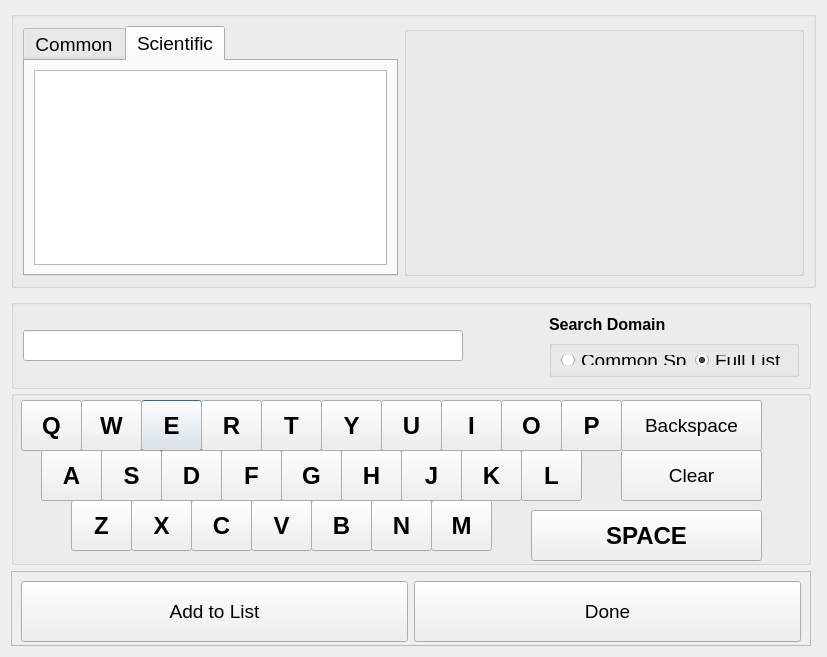
<?xml version="1.0" encoding="UTF-8"?>
<ui version="4.0">
 <class>Dialog</class>
 <widget class="QDialog" name="Dialog">
  <property name="windowModality">
   <enum>Qt::NonModal</enum>
  </property>
  <property name="geometry">
   <rect>
    <x>0</x>
    <y>0</y>
    <width>820</width>
    <height>628</height>
   </rect>
  </property>
  <property name="windowTitle">
   <string>Add Species</string>
  </property>
  <layout class="QVBoxLayout" name="verticalLayout_5">
   <item>
    <layout class="QVBoxLayout" name="verticalLayout_4">
     <item>
      <widget class="QGroupBox" name="horizontalGroupBox">
       <property name="sizePolicy">
        <sizepolicy hsizetype="Fixed" vsizetype="Fixed">
         <horstretch>0</horstretch>
         <verstretch>0</verstretch>
        </sizepolicy>
       </property>
       <property name="minimumSize">
        <size>
         <width>800</width>
         <height>250</height>
        </size>
       </property>
       <property name="maximumSize">
        <size>
         <width>800</width>
         <height>250</height>
        </size>
       </property>
       <layout class="QHBoxLayout" name="view_species_layout">
        <property name="sizeConstraint">
         <enum>QLayout::SetFixedSize</enum>
        </property>
        <item>
         <widget class="QTabWidget" name="nameTab">
          <property name="sizePolicy">
           <sizepolicy hsizetype="Fixed" vsizetype="Fixed">
            <horstretch>0</horstretch>
            <verstretch>0</verstretch>
           </sizepolicy>
          </property>
          <property name="minimumSize">
           <size>
            <width>375</width>
            <height>250</height>
           </size>
          </property>
          <property name="maximumSize">
           <size>
            <width>375</width>
            <height>300</height>
           </size>
          </property>
          <property name="font">
           <font>
            <pointsize>14</pointsize>
           </font>
          </property>
          <property name="currentIndex">
           <number>1</number>
          </property>
          <widget class="QWidget" name="tab">
           <attribute name="title">
            <string>Common</string>
           </attribute>
           <layout class="QHBoxLayout" name="horizontalLayout_4">
            <item>
             <widget class="QListWidget" name="lw_com">
              <property name="minimumSize">
               <size>
                <width>350</width>
                <height>125</height>
               </size>
              </property>
              <property name="maximumSize">
               <size>
                <width>350</width>
                <height>175</height>
               </size>
              </property>
              <property name="font">
               <font>
                <pointsize>14</pointsize>
               </font>
              </property>
             </widget>
            </item>
           </layout>
          </widget>
          <widget class="QWidget" name="tab_2">
           <attribute name="title">
            <string>Scientific</string>
           </attribute>
           <layout class="QHBoxLayout" name="horizontalLayout_2">
            <item>
             <widget class="QListWidget" name="lw_sci">
              <property name="font">
               <font>
                <pointsize>14</pointsize>
               </font>
              </property>
             </widget>
            </item>
           </layout>
          </widget>
         </widget>
        </item>
        <item>
         <widget class="QGroupBox" name="verticalGroupBox_3">
          <property name="sizePolicy">
           <sizepolicy hsizetype="Fixed" vsizetype="Fixed">
            <horstretch>0</horstretch>
            <verstretch>0</verstretch>
           </sizepolicy>
          </property>
          <property name="minimumSize">
           <size>
            <width>400</width>
            <height>250</height>
           </size>
          </property>
          <property name="maximumSize">
           <size>
            <width>400</width>
            <height>250</height>
           </size>
          </property>
          <layout class="QVBoxLayout" name="verticalLayout_6">
           <item>
            <widget class="QLabel" name="spcLabel">
             <property name="minimumSize">
              <size>
               <width>400</width>
               <height>75</height>
              </size>
             </property>
             <property name="maximumSize">
              <size>
               <width>400</width>
               <height>75</height>
              </size>
             </property>
             <property name="font">
              <font>
               <pointsize>18</pointsize>
              </font>
             </property>
             <property name="text">
              <string/>
             </property>
            </widget>
           </item>
           <item>
            <widget class="QLabel" name="picLabel">
             <property name="minimumSize">
              <size>
               <width>400</width>
               <height>125</height>
              </size>
             </property>
             <property name="maximumSize">
              <size>
               <width>400</width>
               <height>125</height>
              </size>
             </property>
             <property name="frameShape">
              <enum>QFrame::NoFrame</enum>
             </property>
             <property name="frameShadow">
              <enum>QFrame::Plain</enum>
             </property>
             <property name="text">
              <string/>
             </property>
            </widget>
           </item>
          </layout>
         </widget>
        </item>
       </layout>
      </widget>
     </item>
     <item>
      <widget class="QGroupBox" name="horizontalGroupBox_2">
       <property name="minimumSize">
        <size>
         <width>800</width>
         <height>90</height>
        </size>
       </property>
       <property name="maximumSize">
        <size>
         <width>800</width>
         <height>80</height>
        </size>
       </property>
       <layout class="QHBoxLayout" name="horizontalLayout_8">
        <item>
         <widget class="QLineEdit" name="le_species">
          <property name="font">
           <font>
            <pointsize>14</pointsize>
           </font>
          </property>
         </widget>
        </item>
        <item>
         <spacer name="horizontalSpacer_2">
          <property name="orientation">
           <enum>Qt::Horizontal</enum>
          </property>
          <property name="sizeType">
           <enum>QSizePolicy::Fixed</enum>
          </property>
          <property name="sizeHint" stdset="0">
           <size>
            <width>80</width>
            <height>20</height>
           </size>
          </property>
         </spacer>
        </item>
        <item>
         <layout class="QVBoxLayout" name="verticalLayout">
          <item>
           <widget class="QLabel" name="label">
            <property name="sizePolicy">
             <sizepolicy hsizetype="Fixed" vsizetype="Fixed">
              <horstretch>0</horstretch>
              <verstretch>0</verstretch>
             </sizepolicy>
            </property>
            <property name="minimumSize">
             <size>
              <width>250</width>
              <height>20</height>
             </size>
            </property>
            <property name="maximumSize">
             <size>
              <width>250</width>
              <height>20</height>
             </size>
            </property>
            <property name="font">
             <font>
              <pointsize>12</pointsize>
              <bold>true</bold>
             </font>
            </property>
            <property name="text">
             <string>Search Domain</string>
            </property>
            <property name="alignment">
             <set>Qt::AlignLeading|Qt::AlignLeft|Qt::AlignVCenter</set>
            </property>
           </widget>
          </item>
          <item>
           <widget class="QGroupBox" name="groupBox_2">
            <property name="sizePolicy">
             <sizepolicy hsizetype="Fixed" vsizetype="Fixed">
              <horstretch>0</horstretch>
              <verstretch>0</verstretch>
             </sizepolicy>
            </property>
            <property name="minimumSize">
             <size>
              <width>250</width>
              <height>25</height>
             </size>
            </property>
            <property name="maximumSize">
             <size>
              <width>250</width>
              <height>40</height>
             </size>
            </property>
            <property name="title">
             <string/>
            </property>
            <layout class="QHBoxLayout" name="horizontalLayout_3">
             <item>
              <widget class="QRadioButton" name="r_com">
               <property name="font">
                <font>
                 <pointsize>14</pointsize>
                </font>
               </property>
               <property name="text">
                <string>Common Sp</string>
               </property>
              </widget>
             </item>
             <item>
              <widget class="QRadioButton" name="r_full">
               <property name="font">
                <font>
                 <pointsize>14</pointsize>
                </font>
               </property>
               <property name="text">
                <string>Full List</string>
               </property>
               <property name="checked">
                <bool>true</bool>
               </property>
               <property name="autoRepeat">
                <bool>false</bool>
               </property>
              </widget>
             </item>
            </layout>
           </widget>
          </item>
         </layout>
        </item>
       </layout>
      </widget>
     </item>
     <item>
      <widget class="QGroupBox" name="groupBox">
       <property name="sizePolicy">
        <sizepolicy hsizetype="Fixed" vsizetype="Fixed">
         <horstretch>0</horstretch>
         <verstretch>0</verstretch>
        </sizepolicy>
       </property>
       <property name="minimumSize">
        <size>
         <width>800</width>
         <height>175</height>
        </size>
       </property>
       <property name="maximumSize">
        <size>
         <width>800</width>
         <height>175</height>
        </size>
       </property>
       <property name="title">
        <string/>
       </property>
       <widget class="QPushButton" name="E_Btn">
        <property name="geometry">
         <rect>
          <x>130</x>
          <y>10</y>
          <width>61</width>
          <height>51</height>
         </rect>
        </property>
        <property name="font">
         <font>
          <pointsize>18</pointsize>
          <bold>true</bold>
         </font>
        </property>
        <property name="text">
         <string>E</string>
        </property>
       </widget>
       <widget class="QPushButton" name="I_Btn">
        <property name="geometry">
         <rect>
          <x>430</x>
          <y>10</y>
          <width>61</width>
          <height>51</height>
         </rect>
        </property>
        <property name="font">
         <font>
          <pointsize>18</pointsize>
          <bold>true</bold>
         </font>
        </property>
        <property name="text">
         <string>I</string>
        </property>
       </widget>
       <widget class="QPushButton" name="O_Btn">
        <property name="geometry">
         <rect>
          <x>490</x>
          <y>10</y>
          <width>61</width>
          <height>51</height>
         </rect>
        </property>
        <property name="font">
         <font>
          <pointsize>18</pointsize>
          <bold>true</bold>
         </font>
        </property>
        <property name="text">
         <string>O</string>
        </property>
       </widget>
       <widget class="QPushButton" name="U_Btn">
        <property name="geometry">
         <rect>
          <x>370</x>
          <y>10</y>
          <width>61</width>
          <height>51</height>
         </rect>
        </property>
        <property name="font">
         <font>
          <pointsize>18</pointsize>
          <bold>true</bold>
         </font>
        </property>
        <property name="text">
         <string>U</string>
        </property>
       </widget>
       <widget class="QPushButton" name="N_Btn">
        <property name="geometry">
         <rect>
          <x>360</x>
          <y>110</y>
          <width>61</width>
          <height>51</height>
         </rect>
        </property>
        <property name="font">
         <font>
          <pointsize>18</pointsize>
          <bold>true</bold>
         </font>
        </property>
        <property name="text">
         <string>N</string>
        </property>
       </widget>
       <widget class="QPushButton" name="D_Btn">
        <property name="geometry">
         <rect>
          <x>150</x>
          <y>60</y>
          <width>61</width>
          <height>51</height>
         </rect>
        </property>
        <property name="font">
         <font>
          <pointsize>18</pointsize>
          <bold>true</bold>
         </font>
        </property>
        <property name="text">
         <string>D</string>
        </property>
       </widget>
       <widget class="QPushButton" name="G_Btn">
        <property name="geometry">
         <rect>
          <x>270</x>
          <y>60</y>
          <width>61</width>
          <height>51</height>
         </rect>
        </property>
        <property name="font">
         <font>
          <pointsize>18</pointsize>
          <bold>true</bold>
         </font>
        </property>
        <property name="text">
         <string>G</string>
        </property>
       </widget>
       <widget class="QPushButton" name="K_Btn">
        <property name="geometry">
         <rect>
          <x>450</x>
          <y>60</y>
          <width>61</width>
          <height>51</height>
         </rect>
        </property>
        <property name="font">
         <font>
          <pointsize>18</pointsize>
          <bold>true</bold>
         </font>
        </property>
        <property name="text">
         <string>K</string>
        </property>
       </widget>
       <widget class="QPushButton" name="R_Btn">
        <property name="geometry">
         <rect>
          <x>190</x>
          <y>10</y>
          <width>61</width>
          <height>51</height>
         </rect>
        </property>
        <property name="font">
         <font>
          <pointsize>18</pointsize>
          <bold>true</bold>
         </font>
        </property>
        <property name="text">
         <string>R</string>
        </property>
       </widget>
       <widget class="QPushButton" name="F_Btn">
        <property name="geometry">
         <rect>
          <x>210</x>
          <y>60</y>
          <width>61</width>
          <height>51</height>
         </rect>
        </property>
        <property name="font">
         <font>
          <pointsize>18</pointsize>
          <bold>true</bold>
         </font>
        </property>
        <property name="text">
         <string>F</string>
        </property>
       </widget>
       <widget class="QPushButton" name="P_Btn">
        <property name="geometry">
         <rect>
          <x>550</x>
          <y>10</y>
          <width>61</width>
          <height>51</height>
         </rect>
        </property>
        <property name="font">
         <font>
          <pointsize>18</pointsize>
          <bold>true</bold>
         </font>
        </property>
        <property name="text">
         <string>P</string>
        </property>
       </widget>
       <widget class="QPushButton" name="Q_Btn">
        <property name="geometry">
         <rect>
          <x>10</x>
          <y>10</y>
          <width>61</width>
          <height>51</height>
         </rect>
        </property>
        <property name="font">
         <font>
          <pointsize>18</pointsize>
          <bold>true</bold>
         </font>
        </property>
        <property name="text">
         <string>Q</string>
        </property>
       </widget>
       <widget class="QPushButton" name="T_Btn">
        <property name="geometry">
         <rect>
          <x>250</x>
          <y>10</y>
          <width>61</width>
          <height>51</height>
         </rect>
        </property>
        <property name="font">
         <font>
          <pointsize>18</pointsize>
          <bold>true</bold>
         </font>
        </property>
        <property name="text">
         <string>T</string>
        </property>
       </widget>
       <widget class="QPushButton" name="L_Btn">
        <property name="geometry">
         <rect>
          <x>510</x>
          <y>60</y>
          <width>61</width>
          <height>51</height>
         </rect>
        </property>
        <property name="font">
         <font>
          <pointsize>18</pointsize>
          <bold>true</bold>
         </font>
        </property>
        <property name="text">
         <string>L</string>
        </property>
       </widget>
       <widget class="QPushButton" name="W_Btn">
        <property name="geometry">
         <rect>
          <x>70</x>
          <y>10</y>
          <width>61</width>
          <height>51</height>
         </rect>
        </property>
        <property name="font">
         <font>
          <pointsize>18</pointsize>
          <bold>true</bold>
         </font>
        </property>
        <property name="text">
         <string>W</string>
        </property>
       </widget>
       <widget class="QPushButton" name="V_Btn">
        <property name="geometry">
         <rect>
          <x>240</x>
          <y>110</y>
          <width>61</width>
          <height>51</height>
         </rect>
        </property>
        <property name="font">
         <font>
          <pointsize>18</pointsize>
          <bold>true</bold>
         </font>
        </property>
        <property name="text">
         <string>V</string>
        </property>
       </widget>
       <widget class="QPushButton" name="S_Btn">
        <property name="geometry">
         <rect>
          <x>90</x>
          <y>60</y>
          <width>61</width>
          <height>51</height>
         </rect>
        </property>
        <property name="font">
         <font>
          <pointsize>18</pointsize>
          <bold>true</bold>
         </font>
        </property>
        <property name="text">
         <string>S</string>
        </property>
       </widget>
       <widget class="QPushButton" name="M_Btn">
        <property name="geometry">
         <rect>
          <x>420</x>
          <y>110</y>
          <width>61</width>
          <height>51</height>
         </rect>
        </property>
        <property name="font">
         <font>
          <pointsize>18</pointsize>
          <bold>true</bold>
         </font>
        </property>
        <property name="text">
         <string>M</string>
        </property>
       </widget>
       <widget class="QPushButton" name="Y_Btn">
        <property name="geometry">
         <rect>
          <x>310</x>
          <y>10</y>
          <width>61</width>
          <height>51</height>
         </rect>
        </property>
        <property name="font">
         <font>
          <pointsize>18</pointsize>
          <bold>true</bold>
         </font>
        </property>
        <property name="text">
         <string>Y</string>
        </property>
       </widget>
       <widget class="QPushButton" name="X_Btn">
        <property name="geometry">
         <rect>
          <x>120</x>
          <y>110</y>
          <width>61</width>
          <height>51</height>
         </rect>
        </property>
        <property name="font">
         <font>
          <pointsize>18</pointsize>
          <bold>true</bold>
         </font>
        </property>
        <property name="text">
         <string>X</string>
        </property>
       </widget>
       <widget class="QPushButton" name="A_Btn">
        <property name="geometry">
         <rect>
          <x>30</x>
          <y>60</y>
          <width>61</width>
          <height>51</height>
         </rect>
        </property>
        <property name="font">
         <font>
          <pointsize>18</pointsize>
          <bold>true</bold>
         </font>
        </property>
        <property name="text">
         <string>A</string>
        </property>
       </widget>
       <widget class="QPushButton" name="H_Btn">
        <property name="geometry">
         <rect>
          <x>330</x>
          <y>60</y>
          <width>61</width>
          <height>51</height>
         </rect>
        </property>
        <property name="font">
         <font>
          <pointsize>18</pointsize>
          <bold>true</bold>
         </font>
        </property>
        <property name="text">
         <string>H</string>
        </property>
       </widget>
       <widget class="QPushButton" name="J_Btn">
        <property name="geometry">
         <rect>
          <x>390</x>
          <y>60</y>
          <width>61</width>
          <height>51</height>
         </rect>
        </property>
        <property name="font">
         <font>
          <pointsize>18</pointsize>
          <bold>true</bold>
         </font>
        </property>
        <property name="text">
         <string>J</string>
        </property>
       </widget>
       <widget class="QPushButton" name="Z_Btn">
        <property name="geometry">
         <rect>
          <x>60</x>
          <y>110</y>
          <width>61</width>
          <height>51</height>
         </rect>
        </property>
        <property name="font">
         <font>
          <pointsize>18</pointsize>
          <bold>true</bold>
         </font>
        </property>
        <property name="text">
         <string>Z</string>
        </property>
       </widget>
       <widget class="QPushButton" name="C_Btn">
        <property name="geometry">
         <rect>
          <x>180</x>
          <y>110</y>
          <width>61</width>
          <height>51</height>
         </rect>
        </property>
        <property name="font">
         <font>
          <pointsize>18</pointsize>
          <bold>true</bold>
         </font>
        </property>
        <property name="text">
         <string>C</string>
        </property>
       </widget>
       <widget class="QPushButton" name="B_Btn">
        <property name="geometry">
         <rect>
          <x>300</x>
          <y>110</y>
          <width>61</width>
          <height>51</height>
         </rect>
        </property>
        <property name="font">
         <font>
          <pointsize>18</pointsize>
          <bold>true</bold>
         </font>
        </property>
        <property name="text">
         <string>B</string>
        </property>
       </widget>
       <widget class="QPushButton" name="backBtn">
        <property name="geometry">
         <rect>
          <x>610</x>
          <y>10</y>
          <width>141</width>
          <height>51</height>
         </rect>
        </property>
        <property name="font">
         <font>
          <pointsize>14</pointsize>
          <bold>false</bold>
         </font>
        </property>
        <property name="text">
         <string>Backspace</string>
        </property>
       </widget>
       <widget class="QPushButton" name="clearBtn">
        <property name="geometry">
         <rect>
          <x>610</x>
          <y>60</y>
          <width>141</width>
          <height>51</height>
         </rect>
        </property>
        <property name="font">
         <font>
          <pointsize>14</pointsize>
         </font>
        </property>
        <property name="text">
         <string>Clear</string>
        </property>
       </widget>
       <widget class="QPushButton" name="space">
        <property name="geometry">
         <rect>
          <x>520</x>
          <y>120</y>
          <width>231</width>
          <height>51</height>
         </rect>
        </property>
        <property name="font">
         <font>
          <pointsize>18</pointsize>
          <bold>true</bold>
         </font>
        </property>
        <property name="text">
         <string>SPACE</string>
        </property>
       </widget>
      </widget>
     </item>
     <item>
      <widget class="QFrame" name="frame">
       <property name="sizePolicy">
        <sizepolicy hsizetype="Fixed" vsizetype="Fixed">
         <horstretch>0</horstretch>
         <verstretch>0</verstretch>
        </sizepolicy>
       </property>
       <property name="minimumSize">
        <size>
         <width>800</width>
         <height>75</height>
        </size>
       </property>
       <property name="maximumSize">
        <size>
         <width>800</width>
         <height>75</height>
        </size>
       </property>
       <property name="frameShape">
        <enum>QFrame::StyledPanel</enum>
       </property>
       <property name="frameShadow">
        <enum>QFrame::Raised</enum>
       </property>
       <layout class="QHBoxLayout" name="horizontalLayout">
        <item>
         <widget class="QPushButton" name="pb_cancel">
          <property name="minimumSize">
           <size>
            <width>141</width>
            <height>61</height>
           </size>
          </property>
          <property name="font">
           <font>
            <pointsize>14</pointsize>
           </font>
          </property>
          <property name="text">
           <string>Add to List</string>
          </property>
         </widget>
        </item>
        <item>
         <widget class="QPushButton" name="doneBtn">
          <property name="minimumSize">
           <size>
            <width>141</width>
            <height>61</height>
           </size>
          </property>
          <property name="font">
           <font>
            <pointsize>14</pointsize>
           </font>
          </property>
          <property name="text">
           <string>Done</string>
          </property>
         </widget>
        </item>
       </layout>
      </widget>
     </item>
    </layout>
   </item>
  </layout>
 </widget>
 <resources/>
 <connections/>
</ui>
